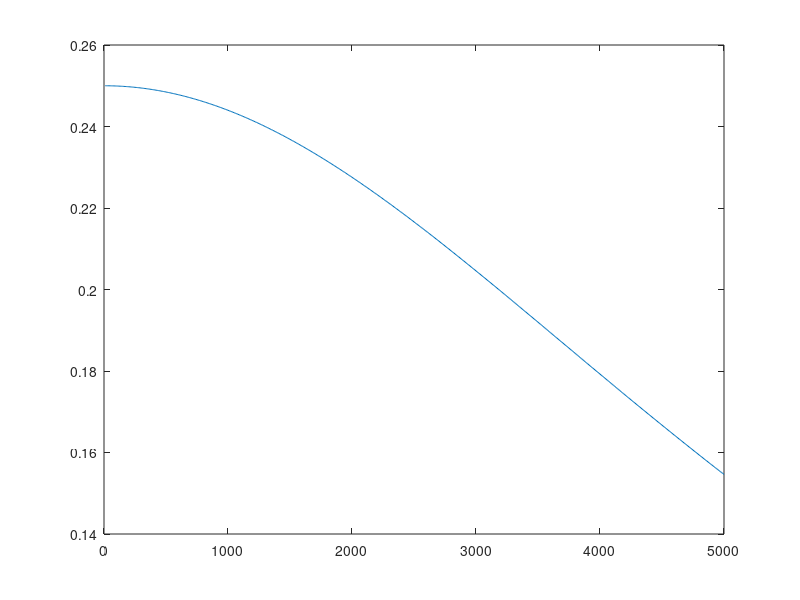

Write the MATLAB code that produced this figure. (Note: this script raises an error after producing the figure.)
clear 
clc
l = 400;
R = 0.01;
L = 2.5e-7;  
C = 1e-10; 
G=0;
f=0:10:5000;
w = 2*pi*f;
s=1i*w;
Z = (R+s.*L);
Y = G+s.*C;
Zo = sqrt(Z./Y);
gama = sqrt(Z.*Y);
Y11= cosh(gama.* l)./(Zo.*sinh(gama.*l));
%Y11
plot(f,Y11)
%%
clear all
clc
% Given the last 3 points
Yr = [1, 1.0004, 1.0014];  % Real part of Y11
Yi = [-0.0025, -0.0126, -0.0252]; % Imaginary part of Y11
w = [1000*pi, 5000*pi, 10000*pi]; 
A = [];
C = [];
% Loop through each frequency point to construct A and C
for k = 1:length(w)
    wk = w(k);
    Yr_k = Yr(k);
    Yi_k = Yi(k); 
    % Construct rows for A and C
    A_row1 = [-1, Yr_k, 0, -wk*Yi_k]; % Real part 
    A_row2 = [0, Yi_k, -wk, wk*Yr_k]; % Imaginary part 
    
    % Append to A
    A = [A; A_row1; A_row2];    
    % C
    C_row1 = wk^2 * Yr_k; % Real part
    C_row2 = wk^2 * Yi_k; % Imaginary part   
    % Append to C
    C = [C; C_row1; C_row2];
end

% Solve for B = [a0; b0; a1; b1]
B = A \ C;
% get cof
a0 = B(1);
b0 = B(2);
a1 = B(3);
b1 = B(4);
f = 0:100:10000;
w = 2*pi*f;
%s = i*w;
% generated H
H = @(s)(a1*s+a0)./(s.^2+b1*s+b0) * 30./s;
[y,t]=niltcv(H,20e-6,'pt1');
plot(t,y);
%{
l = 400;
R = 0.01;
L = 2.5e-7;  
C = 1e-10; 
G=0;
Z = (R+s.*L);
Y = G+s.*C;
Zo = sqrt(Z./Y);
gama = sqrt(Z.*Y);
Y11= cosh(gama.* l)./(Zo.*sinh(gama.*l));
% find the error
n =length(H)-1;
Error = abs(H-Y11);
Error = Error(2:end);
Error = sum(Error)/n;
% plot both in the same figure 
figure(1)
plot(f,H,f,Y11,'r *');
legend('generated Y' ,'Exact Y',sprintf('Error = %.4f', Error))
grid on
%}
%%
clear all
clc
l = 400;
R = 0.1;
L = 2.5e-7;  
C = 1e-10; 
G=0;
vs=1;
f=0:10:5000;
w = 2*pi*f;
s=1i*w;
vo = vs./(cosh(l.*(G + C.*s).^(1/2).*(R + L.*s).^(1/2)));
%[y,t]=niltcv(vo,20e-6,'pt1');
%plot(f,vo)